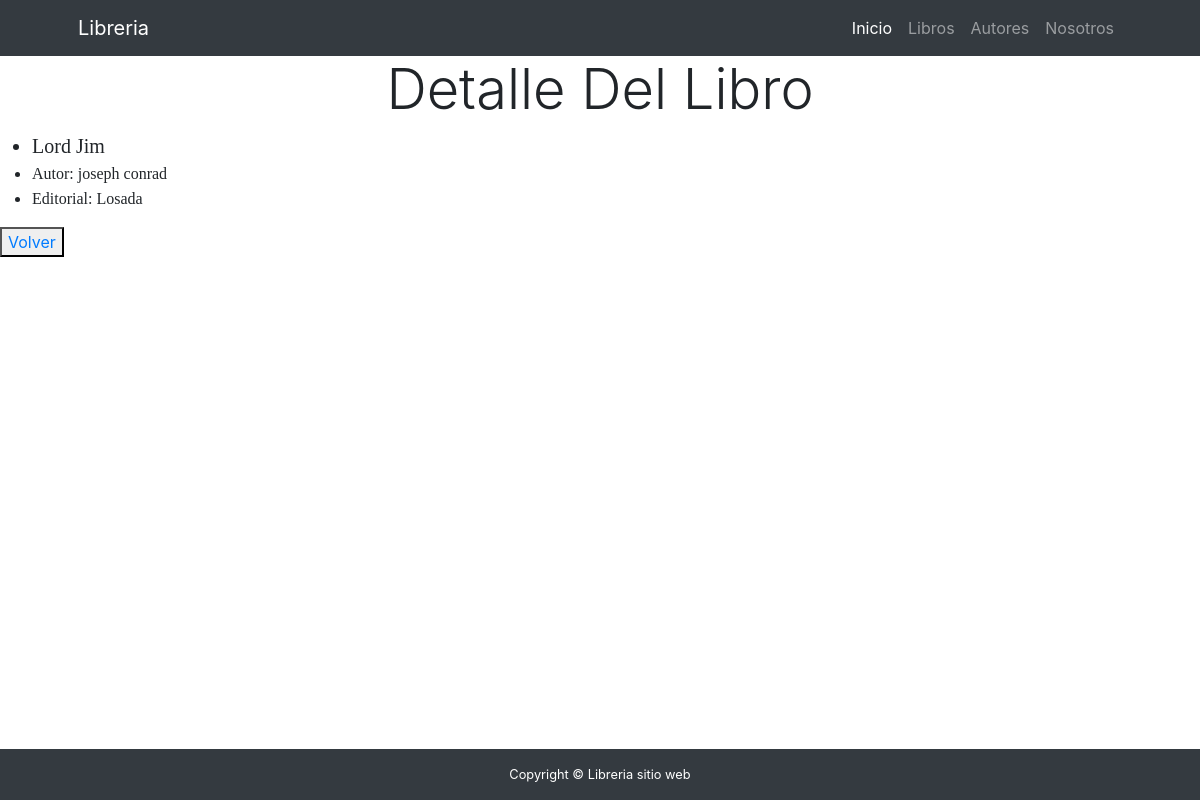
The app's page /libros/libros/detail/13 with its own data.
### libros/models.py (models this page shows, shortened)
class Libro(models.Model):
    nombre_libro = models.CharField(max_length=100,unique=True)
    año = models.DateField
    editorial = models.ForeignKey(Editorial,on_delete=models.SET_NULL, null=True,blank=True)
    autor = models.ForeignKey(Autores,on_delete=models.SET_NULL, null=True,blank=True)

class Autores(models.Model):
    nombre_autor = models.CharField(max_length=100)
    nacionalidad = models.CharField(max_length=100,null=True,blank=True)
    naciomiento = models.DateField(null=True,blank=True)
    def __str__(self)-> str:
        return self.nombre_autor

class Editorial(models.Model):
    nombre = models.CharField(max_length=100,unique=True)
    def __str__(self):
        return self.nombre

### libros/views.py (the view)
# urls.py: path("libros/detail/<int:pk>",LibroDetail.as_view(),name="libro_detail") ,
class LibroDetail(DetailView):
    model = Libro

### libros/templates/libros/libro_detail.html (shortened to what this page needs)
{% extends 'core/base.html' %}
 {% block body_title %}
        Detalle Del Libro
 {% endblock body_title %}
{% block contenido %}
   <ul>
    <li class="fs-5"><span style="font-family: 'Georgia', serif;">{{libro.nombre_libro}}</li>
    <li class="fs-7"><span style="font-family: 'Georgia', serif;">Autor: {{libro.autor}}</li>
    <li class="fs-7 "><span style="font-family: 'Georgia', serif;">Editorial: {{libro.editorial}}</li>
   </ul>
    <button><a href="{% url 'libros:lista_libros' %}">Volver</a></button>
 {% endblock contenido %}

### records on screen
Libro: nombre_libro "Lord Jim", autor "joseph conrad", editorial "Losada"
